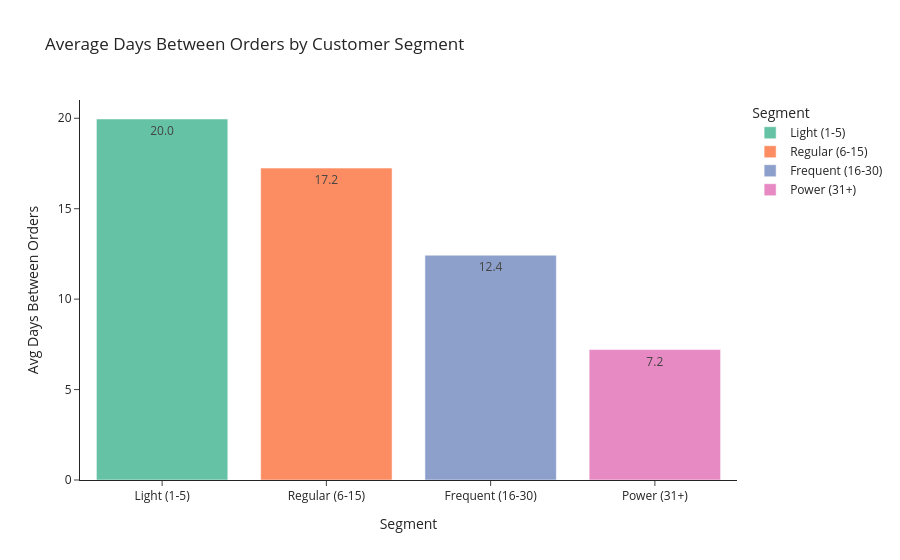

This figure's notebook cell:
### Markdown cell above
The flip side of reorder rate is **cadence**: how often does each segment
come back?

### Code cell
fig = px.bar(
    seg_profile,
    x="Segment",
    y="Avg Days Between Orders",
    title="Average Days Between Orders by Customer Segment",
    text_auto=".1f",
    color="Segment",
    color_discrete_sequence=px.colors.qualitative.Set2,
)
fig.show()

### Figure 1 — Plotly figure (JSON) as saved in the notebook; plotly's stock layout.template omitted (floating-point values rounded to 4 significant figures)
{"data": [{"hovertemplate": "Segment=%{x}<br>Avg Days Between Orders=%{y}<extra></extra>", "legendgroup": "Light (1-5)", "marker": {"color": "rgb(102,194,165)", "pattern": {"shape": ""}}, "name": "Light (1-5)", "orientation": "v", "showlegend": true, "textposition": "auto", "texttemplate": "%{y:.1f}", "type": "bar", "x": ["Light (1-5)"], "xaxis": "x", "y": [19.96], "yaxis": "y"}, {"hovertemplate": "Segment=%{x}<br>Avg Days Between Orders=%{y}<extra></extra>", "legendgroup": "Regular (6-15)", "marker": {"color": "rgb(252,141,98)", "pattern": {"shape": ""}}, "name": "Regular (6-15)", "orientation": "v", "showlegend": true, "textposition": "auto", "texttemplate": "%{y:.1f}", "type": "bar", "x": ["Regular (6-15)"], "xaxis": "x", "y": [17.25], "yaxis": "y"}, {"hovertemplate": "Segment=%{x}<br>Avg Days Between Orders=%{y}<extra></extra>", "legendgroup": "Frequent (16-30)", "marker": {"color": "rgb(141,160,203)", "pattern": {"shape": ""}}, "name": "Frequent (16-30)", "orientation": "v", "showlegend": true, "textposition": "auto", "texttemplate": "%{y:.1f}", "type": "bar", "x": ["Frequent (16-30)"], "xaxis": "x", "y": [12.43], "yaxis": "y"}, {"hovertemplate": "Segment=%{x}<br>Avg Days Between Orders=%{y}<extra></extra>", "legendgroup": "Power (31+)", "marker": {"color": "rgb(231,138,195)", "pattern": {"shape": ""}}, "name": "Power (31+)", "orientation": "v", "showlegend": true, "textposition": "auto", "texttemplate": "%{y:.1f}", "type": "bar", "x": ["Power (31+)"], "xaxis": "x", "y": [7.211], "yaxis": "y"}], "layout": {"barmode": "relative", "legend": {"title": {"text": "Segment"}, "tracegroupgap": 0}, "title": {"text": "Average Days Between Orders by Customer Segment"}, "xaxis": {"anchor": "y", "categoryarray": ["Light (1-5)", "Regular (6-15)", "Frequent (16-30)", "Power (31+)"], "categoryorder": "array", "domain": [0, 1], "title": {"text": "Segment"}}, "yaxis": {"anchor": "x", "domain": [0, 1], "title": {"text": "Avg Days Between Orders"}}}}
